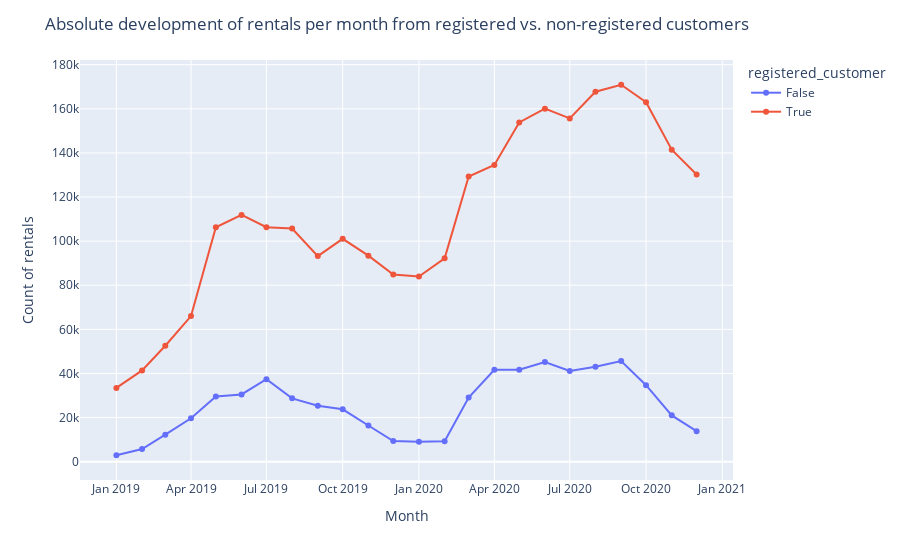

Notebook code cell kept with this figure:
### Markdown cell above
## Absolute development of rentals per month and per customer group (registered vs non-registered customers)

### Code cell
# Count rentals per month/year-combination and type of customer
df_month_year=df.groupby(["month_year","registered_customer"],as_index=False).count().sort_values(by="month_year")

# Cast period column to string column
df_month_year["month_year"]=df_month_year["month_year"].astype("str")

# Show rentals of registered vs non-registered customers per month 
fig_counts_mj_cust = px.line(df_month_year, x="month_year", y="windspeed", color="registered_customer", markers=True)
fig_counts_mj_cust.update_layout(title="Absolute development of rentals per month from registered vs. non-registered customers", xaxis_title="Month", yaxis_title="Count of rentals")

### Figure 1 — Plotly figure (JSON) as saved in the notebook; plotly's stock layout.template omitted (floating-point values rounded to 4 significant figures)
{"data": [{"hovertemplate": "registered_customer=False<br>month_year=%{x}<br>windspeed=%{y}<extra></extra>", "legendgroup": "False", "line": {"color": "#636efa", "dash": "solid"}, "marker": {"symbol": "circle"}, "mode": "lines+markers", "name": "False", "orientation": "v", "showlegend": true, "type": "scatter", "x": ["2019-01", "2019-02", "2019-03", "2019-04", "2019-05", "2019-06", "2019-07", "2019-08", "2019-09", "2019-10", "2019-11", "2019-12", "2020-01", "2020-02", "2020-03", "2020-04", "2020-05", "2020-06", "2020-07", "2020-08", "2020-09", "2020-10", "2020-11", "2020-12"], "xaxis": "x", "y": [2917, 5746, 12243, 19709, 29553, 30480, 37375, 28712, 25385, 23749, 16418, 9356, 9002, 9311, 29079, 41636, 41651, 45159, 41157, 43049, 45658, 34685, 20999, 13818], "yaxis": "y"}, {"hovertemplate": "registered_customer=True<br>month_year=%{x}<br>windspeed=%{y}<extra></extra>", "legendgroup": "True", "line": {"color": "#EF553B", "dash": "solid"}, "marker": {"symbol": "circle"}, "mode": "lines+markers", "name": "True", "orientation": "v", "showlegend": true, "type": "scatter", "x": ["2019-01", "2019-02", "2019-03", "2019-04", "2019-05", "2019-06", "2019-07", "2019-08", "2019-09", "2019-10", "2019-11", "2019-12", "2020-01", "2020-02", "2020-03", "2020-04", "2020-05", "2020-06", "2020-07", "2020-08", "2020-09", "2020-10", "2020-11", "2020-12"], "xaxis": "x", "y": [33466, 41403, 52573, 66042, 106287, 111891, 106336, 105708, 93226, 101056, 93425, 84824, 83969, 92236, 129299, 134557, 153818, 160086, 155666, 167740, 170920, 163000, 141440, 130206], "yaxis": "y"}], "layout": {"autosize": true, "legend": {"title": {"text": "registered_customer"}, "tracegroupgap": 0}, "margin": {"t": 60}, "title": {"text": "Absolute development of rentals per month from registered vs. non-registered customers"}, "xaxis": {"anchor": "y", "autorange": true, "domain": [0, 1], "range": ["2018-11-16 23:16:01.9709", "2021-01-15 00:43:58.0291"], "title": {"text": "Month"}, "type": "date"}, "yaxis": {"anchor": "x", "autorange": true, "domain": [0, 1], "range": [-10090.0, 183900.0], "title": {"text": "Count of rentals"}, "type": "linear"}}}
